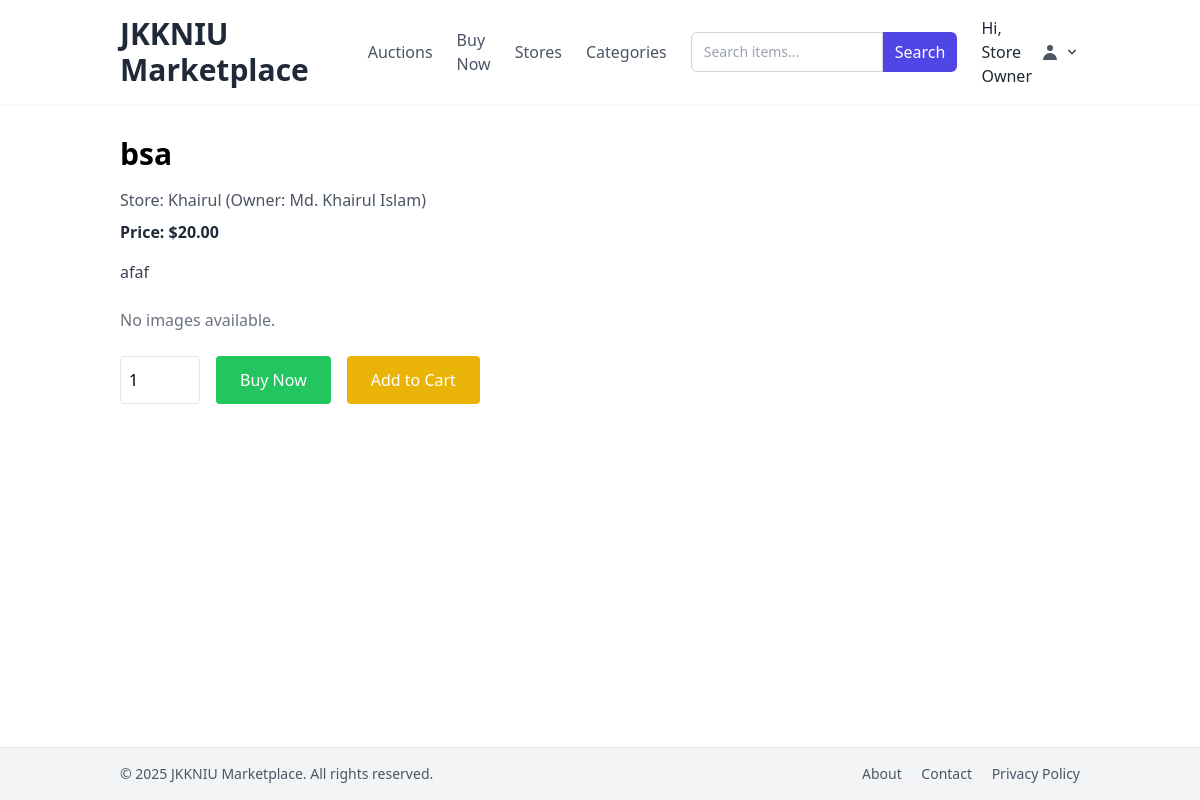
The page /product_details.php?id=4 (signed in) on the database its author committed.
### tables this page shows
CREATE TABLE `products` (
  `id` int(10) UNSIGNED NOT NULL,
  `store_id` int(10) UNSIGNED NOT NULL,
  `name` varchar(255) NOT NULL,
  `price` decimal(10,2) NOT NULL,
  `description` text DEFAULT NULL,
  `category_name` varchar(255) NOT NULL,
  `subcategory_name` varchar(255) DEFAULT NULL,
  `subsubcategory_name` varchar(255) DEFAULT NULL,
  `stock` int(10) UNSIGNED NOT NULL DEFAULT 0,
  `review` float DEFAULT 0
);

CREATE TABLE `stores` (
  `id` int(10) UNSIGNED NOT NULL,
  `owner_id` int(10) UNSIGNED NOT NULL,
  `name` varchar(255) NOT NULL,
  `approved` tinyint(1) DEFAULT 0
);

CREATE TABLE `users` (
  `id` int(10) UNSIGNED NOT NULL,
  `name` varchar(100) NOT NULL,
  `email` varchar(190) NOT NULL,
  `password_hash` varchar(255) NOT NULL,
  `email_verified` tinyint(1) NOT NULL DEFAULT 0,
  `verification_token` varchar(64) DEFAULT NULL,
  `created_at` timestamp NOT NULL DEFAULT current_timestamp(),
  `updated_at` timestamp NOT NULL DEFAULT current_timestamp() ON UPDATE current_timestamp(),
  `role` enum('admin','store_owner','user') NOT NULL DEFAULT 'user',
  `store_request` tinyint(1) NOT NULL DEFAULT 0 COMMENT '0=no request, 1=requested store'
);

### product_details.php (the view, shortened to what this page needs)
<?php
$servername = "localhost";
$username = "root";
$password = "";
$dbname = "Hackathon";
$conn = new mysqli($servername, $username, $password, $dbname);
$product_id = (int)$_GET['id'];
$stmt = $conn->prepare("
    SELECT p.*, s.name AS store_name, u.name AS owner_name
    FROM products p
    JOIN stores s ON p.store_id = s.id
    JOIN users u ON s.owner_id = u.id
    WHERE p.id = ?
");
$stmt->bind_param("i", $product_id);
$stmt->execute();
$product_result = $stmt->get_result();
$product = $product_result->fetch_assoc();
?>
<div class="max-w-5xl mx-auto py-8">
    <h1 class="text-3xl font-bold mb-4"><?php echo htmlspecialchars($product['name']); ?></h1>
    <p class="text-gray-600 mb-2">Store: <?php echo htmlspecialchars($product['store_name']); ?> (Owner: <?php echo htmlspecialchars($product['owner_name']); ?>)</p>
    <p class="text-gray-800 font-semibold mb-4">Price: $<?php echo number_format($product['price'], 2); ?></p>
    <p class="text-gray-700 mb-6"><?php echo htmlspecialchars($product['description']); ?></p>
    <div class="grid grid-cols-1 sm:grid-cols-2 md:grid-cols-3 gap-4 mb-6">
        <?php
        $img_sql = "SELECT i.image FROM images i
                    JOIN product_images pi ON i.id = pi.image_id
                    WHERE pi.product_id = $product_id";
        $img_result = $conn->query($img_sql);
        if ($img_result && $img_result->num_rows > 0):
            while ($img = $img_result->fetch_assoc()):
                $base64 = $img['image'];
        ?>
            <img class="rounded shadow" alt="Product Image">
        <?php
            endwhile;
        else:
            echo "<p class='text-gray-500'>No images available.</p>";
        endif;
        ?>
    </div>
    <form method="POST" class="flex gap-4">
        <input type="number" name="quantity" value="1" min="1" class="border rounded p-2 w-20">
        <button type="submit" name="action" value="buy_now" class="bg-green-500 text-white px-6 py-3 rounded hover:bg-green-600 transition">Buy Now</button>
        <button type="submit" name="action" value="add_to_cart" class="bg-yellow-500 text-white px-6 py-3 rounded hover:bg-yellow-600 transition">Add to Cart</button>
    </form>
</div>
<?php
include './lib/layout.php';
?>

### rows shown on the page
products: name "bsa", store.name "Khairul", users.name "Md. Khairul Islam", price "20.00", description "afaf"

### other values the page prints
$_SESSION['user_name'] "Store Owner"
